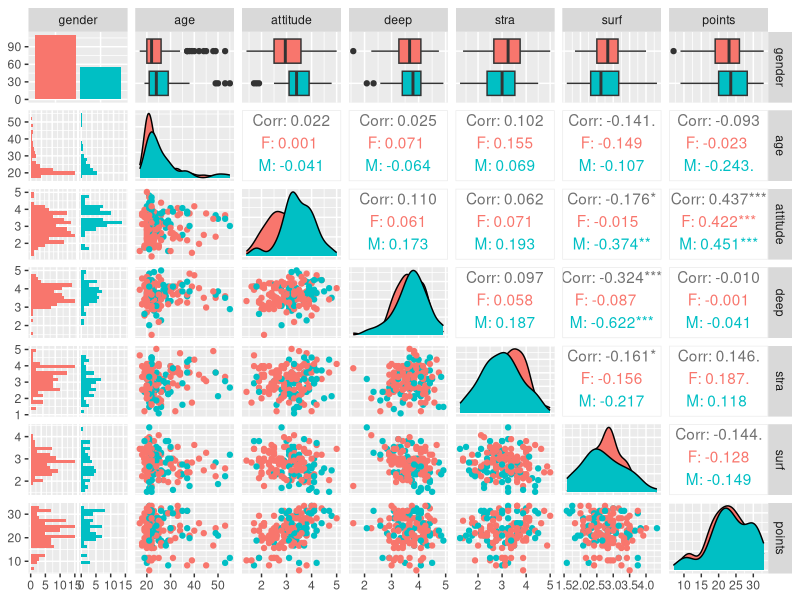
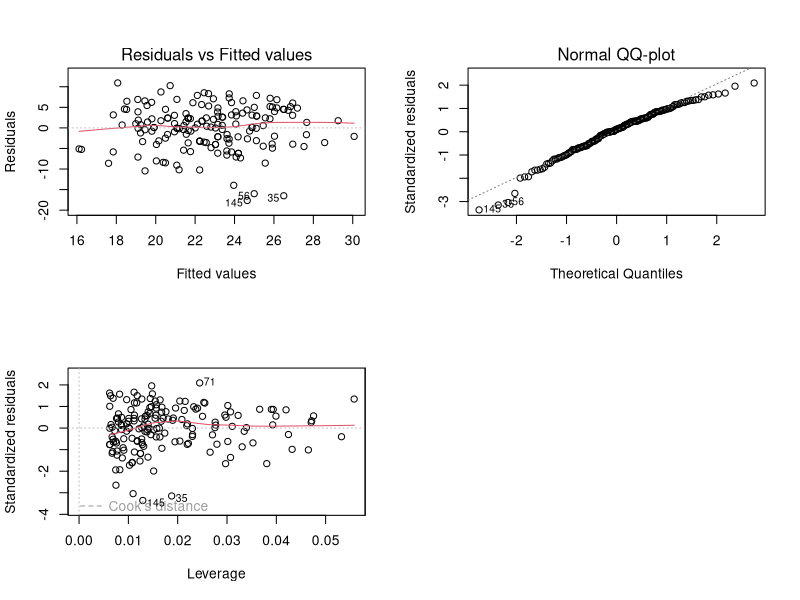

These charts were generated, in order, by the following R code:
## ---- chunk 1
knitr::opts_chunk$set(echo = TRUE)
## ---- chunk 2
## Analysis 
# Loading the libraries for the plos

library(GGally)
library(ggplot2)

# loading the data from the file learn2014.txt created by the Rscript 
#in the Data wrangling part from the local folder

learn2014 <- read.table("learn2014.txt", sep="\t", header=TRUE)

# the dataframe learn2014 has 166 observations and 7 variables

str(learn2014)

dim(learn2014)

head(learn2014)

# The graphical overview of the data variables, their distributions and relationships. 
# the colours in the plot is based on gender
p <- ggpairs(learn2014, mapping = aes(col = gender), lower = list(combo = wrap("facethist", bins = 20)))

# show  the plot
p



# model fitting with three variables.
# The three variables which have highest absolute correlation values with 
# points are chosen from the plot p. These variables are attitude, stra and surf.
# The summary of my_model_var3 gives
# Residual standard error: 5.296 on 162 degrees of freedom
# Multiple R-squared:  0.2074,	Adjusted R-squared:  0.1927 
# F-statistic: 14.13 on 3 and 162 DF,  p-value: 3.156e-08
# From the summary the t value for surf is quite small compared to
# the t values of the other two variables

my_model3 <- lm(points ~ attitude + stra + surf, data = learn2014)
summary(my_model3)


# model fitting with two variables: attitude and stra
# The summary of the model gives
# Residual standard error: 5.289 on 163 degrees of freedom
# Multiple R-squared:  0.2048,	Adjusted R-squared:  0.1951 
# F-statistic: 20.99 on 2 and 163 DF,  p-value: 7.734e-09

my_model2 <- lm(points ~ attitude + stra, data = learn2014)
summary(my_model2)

# We plot the graphs  Residuals vs Fitted values, Normal QQ-plot and Residuals vs Leverage.
par(mfrow = c(2,2))
plot(my_model2, which = c(1,2,5), caption = list("Residuals vs Fitted values", "Normal QQ-plot", "Residuals vs Leverage"))



